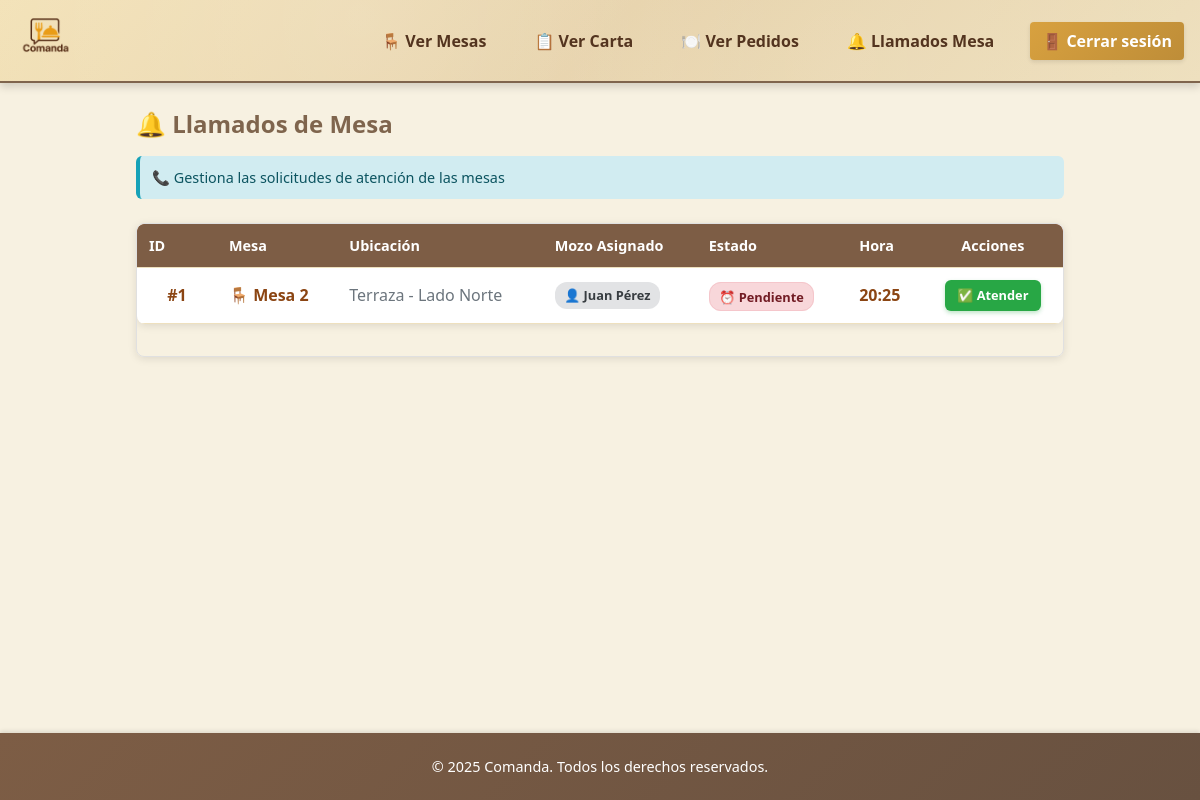
The page /index.php?route=llamados (signed in) on the database its author committed.
### tables this page shows
CREATE TABLE llamados_mesa (
  id_llamado     INT UNSIGNED AUTO_INCREMENT PRIMARY KEY,
  id_mesa        INT UNSIGNED NOT NULL,
  estado         ENUM('pendiente','en_atencion','completado') NOT NULL DEFAULT 'pendiente',
  hora_solicitud DATETIME NOT NULL DEFAULT CURRENT_TIMESTAMP,
  FOREIGN KEY (id_mesa) 
    REFERENCES mesas(id_mesa)
      ON UPDATE CASCADE ON DELETE CASCADE
);

CREATE TABLE mesas (
  id_mesa        INT UNSIGNED AUTO_INCREMENT PRIMARY KEY,
  numero         INT NOT NULL UNIQUE,
  estado         ENUM('libre','ocupada','reservada') NOT NULL DEFAULT 'libre',
  ubicacion      VARCHAR(100) NULL,
  id_mozo        INT UNSIGNED NULL,
  fecha_creacion TIMESTAMP NOT NULL DEFAULT CURRENT_TIMESTAMP,
  CONSTRAINT fk_mesas_mozo 
    FOREIGN KEY (id_mozo) REFERENCES usuarios(id_usuario) 
    ON UPDATE CASCADE ON DELETE SET NULL
);

### src/models/LlamadoMesa.php (called while the page is built, shortened)
<?php
class LlamadoMesa {
    public static function getByMozo(int $id_mozo): array {
        $db = (new Database)->getConnection();
        $stmt = $db->prepare("
            SELECT lm.*,
                   m.numero as numero_mesa,
                   m.ubicacion as ubicacion_mesa,
                   u.nombre as mozo_nombre,
                   u.apellido as mozo_apellido,
                   CONCAT(u.nombre, ' ', u.apellido) as mozo_nombre_completo
            FROM llamados_mesa lm
            INNER JOIN mesas m ON lm.id_mesa = m.id_mesa
            LEFT JOIN usuarios u ON m.id_mozo = u.id_usuario
            WHERE m.id_mozo = ? AND lm.estado = 'pendiente'
            ORDER BY lm.hora_solicitud DESC
        ");
        $stmt->execute([$id_mozo]);
        return $stmt->fetchAll(PDO::FETCH_ASSOC);
    }
}

### src/views/llamados/index.php (the view, shortened to what this page needs)
<?php
$user_id = $_SESSION['user']['id_usuario'];
$user_rol = $_SESSION['user']['rol'];
if ($user_rol === 'mozo') {
    $llamados = LlamadoMesa::getByMozo($user_id);
} else {
    $llamados = LlamadoMesa::all();
}
?>
<h2>🔔 Llamados de Mesa</h2>
<div class="info-banner" style="background: #d1ecf1; padding: 0.75rem; border-radius: 6px; margin-bottom: 1.5rem; color: #0c5460; font-size: 0.9rem; border-left: 4px solid #17a2b8;">
  📞 Gestiona las solicitudes de atención de las mesas
</div>
<div class="table-responsive" style="overflow-x: auto; margin-bottom: 1rem;">
  <table class="table" style="width: 100%; border-collapse: collapse; background: white; border-radius: 8px; overflow: hidden; box-shadow: 0 2px 8px rgba(0,0,0,0.1);">
    <thead style="background: linear-gradient(135deg, #8B4513 0%, #A0522D 100%); color: white;">
      <tr>
        <th style="padding: 0.75rem; text-align: left; font-weight: 600; font-size: 0.9rem;">ID</th>
        <th style="padding: 0.75rem; text-align: left; font-weight: 600; font-size: 0.9rem;">Mesa</th>
        <th style="padding: 0.75rem; text-align: left; font-weight: 600; font-size: 0.9rem;">Ubicación</th>
        <th style="padding: 0.75rem; text-align: left; font-weight: 600; font-size: 0.9rem;">Mozo Asignado</th>
        <th style="padding: 0.75rem; text-align: left; font-weight: 600; font-size: 0.9rem;">Estado</th>
        <th style="padding: 0.75rem; text-align: left; font-weight: 600; font-size: 0.9rem;">Hora</th>
        <th style="padding: 0.75rem; text-align: center; font-weight: 600; font-size: 0.9rem;">Acciones</th>
      </tr>
    </thead>
    <tbody>
      <?php if (empty($llamados)): ?>
        <tr>
          <td colspan="7" style="padding: 2rem; text-align: center; color: #6c757d; font-style: italic; background: #f8f9fa;">
            No hay llamados pendientes para tus mesas.
          </td>
        </tr>
      <?php else: ?>
        <?php foreach ($llamados as $llamado): ?>
          <tr style="border-bottom: 1px solid #e9ecef; transition: background-color 0.3s ease;" onmouseover="this.style.backgroundColor='#f8f9fa'" onmouseout="this.style.backgroundColor='white'">
            <td style="padding: 0.75rem; font-weight: 600; color: #8B4513;">#<?= htmlspecialchars($llamado['id_llamado']) ?></td>
            <td style="padding: 0.75rem;">
              <strong style="color: #8B4513; font-size: 1rem;">🪑 Mesa <?= htmlspecialchars($llamado['numero_mesa']) ?></strong>
            </td>
            <td style="padding: 0.75rem; color: #6c757d;">
              <?= htmlspecialchars($llamado['ubicacion_mesa'] ?? '—') ?>
            </td>
            <td style="padding: 0.75rem;">
              <?php if (!empty($llamado['mozo_nombre_completo'])): ?>
                <span style="padding: 0.3rem 0.6rem; border-radius: 12px; font-size: 0.8rem; font-weight: bold;
                             background: #e2e3e5; color: #383d41; display: inline-block;">
                  👤 <?= htmlspecialchars($llamado['mozo_nombre_completo']) ?>
                </span>
              <?php else: ?>
                <span style="color: #dc3545; font-style: italic; font-size: 0.8rem;">⚠️ Sin asignar</span>
              <?php endif; ?>
            </td>
            <td style="padding: 0.75rem;">
              <span style="padding: 0.3rem 0.6rem; border-radius: 12px; font-size: 0.8rem; font-weight: bold;
                           background: <?= $llamado['estado'] === 'completado' ? '#d4edda' : '#f8d7da' ?>;
                           color: <?= $llamado['estado'] === 'completado' ? '#155724' : '#721c24' ?>;
                           border: 1px solid <?= $llamado['estado'] === 'completado' ? '#c3e6cb' : '#f5c6cb' ?>;">
                <?= $llamado['estado'] === 'completado' ? '✅ Completado' : '⏰ Pendiente' ?>
              </span>
            </td>
            <td style="padding: 0.75rem; font-weight: 600; color: #8B4513;">
              <?= date('H:i', strtotime($llamado['hora_solicitud'])) ?>
            </td>
            <td style="padding: 0.75rem; text-align: center;">
              <?php if ($llamado['estado'] === 'pendiente'): ?>
                <a href="?atender=<?= $llamado['id_llamado'] ?>"
                   style="background: #28a745; color: white; padding: 0.4rem 0.8rem; border-radius: 6px;
                          text-decoration: none; font-weight: 600; font-size: 0.8rem;
                          transition: all 0.3s ease; display: inline-block; box-shadow: 0 2px 4px rgba(40, 167, 69, 0.3);"
                   onmouseover="this.style.backgroundColor='#218838'; this.style.transform='translateY(-1px)'"
                   onmouseout="this.style.backgroundColor='#28a745'; this.style.transform='translateY(0)'">
                  ✅ Atender
                </a>
              <?php endif; ?>
            </td>
          </tr>
        <?php endforeach; ?>
      <?php endif; ?>
    </tbody>
  </table>
</div>
</main>

### public/assets/css/style.css (style rules this page uses)
:root { --background: #f7f1e1; --surface: hsl(42, 60%, 84%); --primary: #f3e2b8; --secondary: #7f654d; --accent: #eee0be; --text: #3f3f3f; --text-light: #ffffff; }
* { margin: 0; padding: 0; box-sizing: border-box; }
html, body { min-height: 100vh; font-family: "Segoe UI", Tahoma, sans-serif; background-color: var(--background); color: var(--text); display: flex; flex-direction: column; }
h1, h2 { margin-bottom: 1rem; color: var(--secondary); }
table { width: 100%; border-collapse: collapse; margin-bottom: 2rem; }
.table-responsive { display: block; max-height: 70vh; overflow-y: auto; border: 1px solid #e0e0e0; border-radius: 8px; box-shadow: 0 2px 8px rgba(0,0,0,0.1); position: relative; }
.table-responsive::after { content: ''; position: sticky; bottom: 0; left: 0; right: 0; height: 20px; background: linear-gradient(transparent, rgba(0,0,0,0.1)); pointer-events: none; border-radius: 0 0 8px 8px; }
th, td { padding: 0.75rem; text-align: left; border-bottom: 1px solid var(--accent); }
.table th:nth-child(1), .table td:nth-child(1) { width: 80px; min-width: 80px; max-width: 80px; text-align: center; padding: 0.75rem 0.5rem; }
th { background-color: rgb(125, 93, 69); color: var(--text-light); font-weight: 600; }

### src/views/llamados/index.php (style rules this page uses)
@media (min-width: 769px) { .table-responsive { display: block !important; } }

### rows shown on the page
llamados_mesa: id_llamado "1", id_mesa.numero "2", id_mesa.ubicacion "Terraza - Lado Norte", mozo_nombre_completo "Juan Pérez", estado "⏰ Pendiente", hora_solicitud "20:25"
